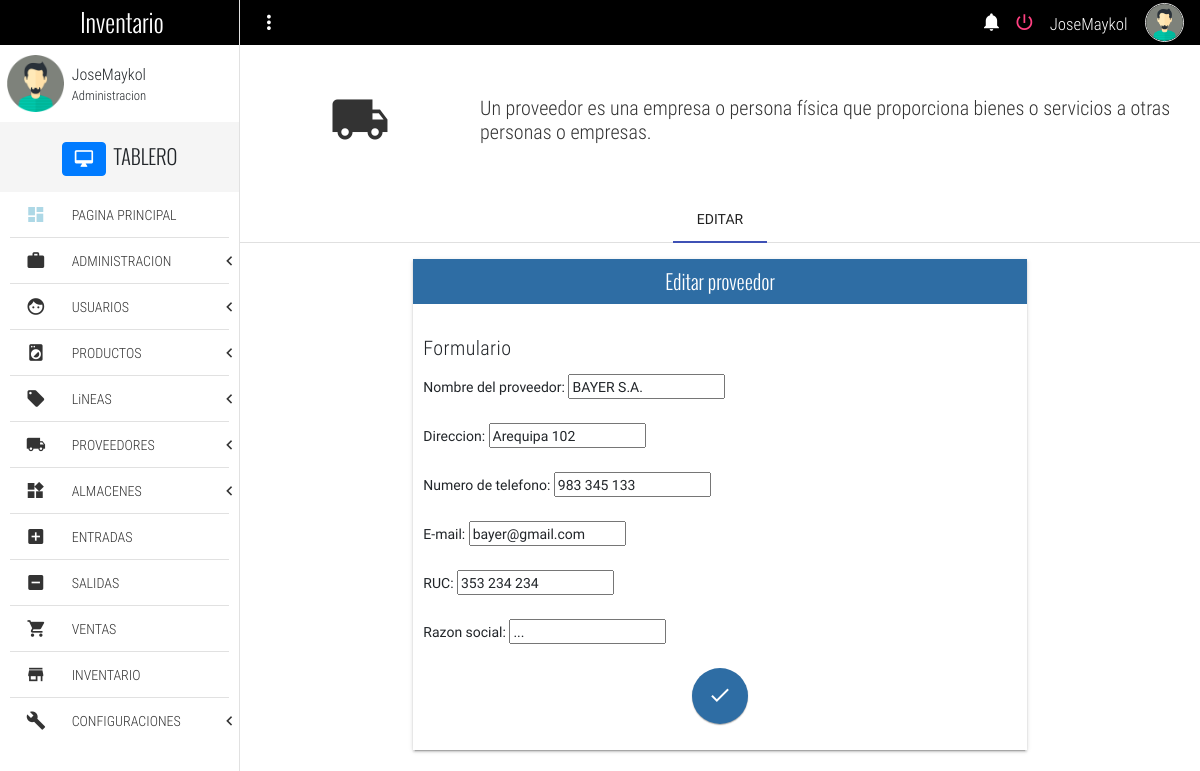
/editProvider/1 (signed in), run on an earlier commit of the app's database.
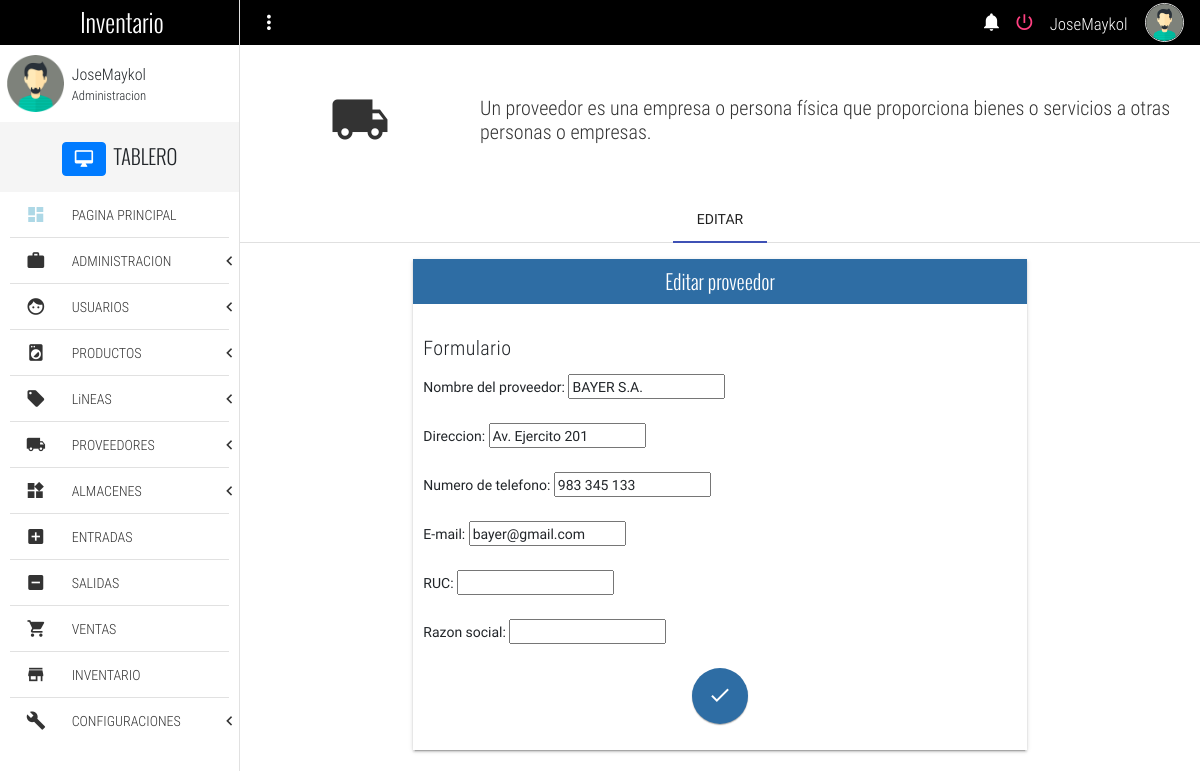
And on a later commit of the database.
### Inventario/models.py (models this page shows, shortened)
class Provider(models.Model):
    name = models.CharField(max_length= 100, null= True, verbose_name= "Nombre del proveedor")
    adrress = models.CharField(max_length= 100, null= True, verbose_name= "Direccion")
    phone = models.CharField(max_length= 20, null= True, verbose_name= "Numero de telefono")
    email =  models.EmailField(null= True, verbose_name= "E-mail")
    RUC =models.CharField(null=True, max_length=11,verbose_name="RUC")
    razon_social = models.CharField(max_length=20, null=True, verbose_name="Razon social")
    class Meta:
        verbose_name = "Proveedor"
        verbose_name_plural =  "Proveedores"

### Inventario/views.py (the view)
# urls.py: path('editProvider/<int:provider_id>', views.editProvider, name = 'editProvider'),
def editProvider(request, provider_id):
    instancia = Provider.objects.get(id = provider_id)
    form = ProviderForm(instance=instancia)
    if request.method == "POST":
        form = ProviderForm(request.POST, instance = instancia)
        if form.is_valid():
            instancia = form.save(commit = False)
            instancia.save()
        return redirect("listProvider")
    return render(request, "editProvider.html", {'form' : form})

### Inventario/forms.py
class ProviderForm(forms.ModelForm):
	class Meta:
		model = Provider
		fields = [
				'name',
				'adrress',
				'phone',
				'email',
				'RUC',
				'razon_social',
		]

### Templates/editProvider.html (shortened to what this page needs)
{% extends 'base.html' %}
{% block content %}
	<section class="full-width pageContent">
		<section class="full-width header-well">
			<div class="full-width header-well-icon">
				<i class="zmdi zmdi-truck"></i>
			</div>
			<div class="full-width header-well-text">
				<p class="text-condensedLight">
					Un proveedor es una empresa o persona física que proporciona bienes o servicios a otras personas o empresas.
				</p>
			</div>
		</section>
		<div class="mdl-tabs mdl-js-tabs mdl-js-ripple-effect">
			<div class="mdl-tabs__tab-bar">
				<a href="#tabNewProvider" class="mdl-tabs__tab is-active">EDITAR</a>
			</div>
			<div class="mdl-tabs__panel is-active" id="tabNewProvider">
				<div class="mdl-grid">
					<div class="mdl-cell mdl-cell--4-col-phone mdl-cell--8-col-tablet mdl-cell--8-col-desktop mdl-cell--2-offset-desktop">
						<div class="full-width panel mdl-shadow--2dp">
							<div class="full-width panel-tittle bg-primary text-center tittles">
								Editar proveedor
							</div>
							<div class="full-width panel-content">
								<form method="POST" enctype="multipart/form-data">
									<h5 class="text-condensedLight">Formulario</h5>
									{{ form.as_p }}
									<p class="text-center">
										<button class="mdl-button mdl-js-button mdl-button--fab mdl-js-ripple-effect mdl-button--colored bg-primary" id="btn-addProvider">
											<i class="zmdi zmdi-check"></i>
										</button>
									</p>
								</form>
							</div>
						</div>
					</div>
				</div>
			</div>
		</div>
	</section>
{% endblock %}

What changed in the data, as far as the page shows it:
changed Provider "BAYER S.A.": adrress "Arequipa 102" → "Av. Ejercito 201"; RUC "353 234 234" → (not shown); razon_social "..." → (not shown)
